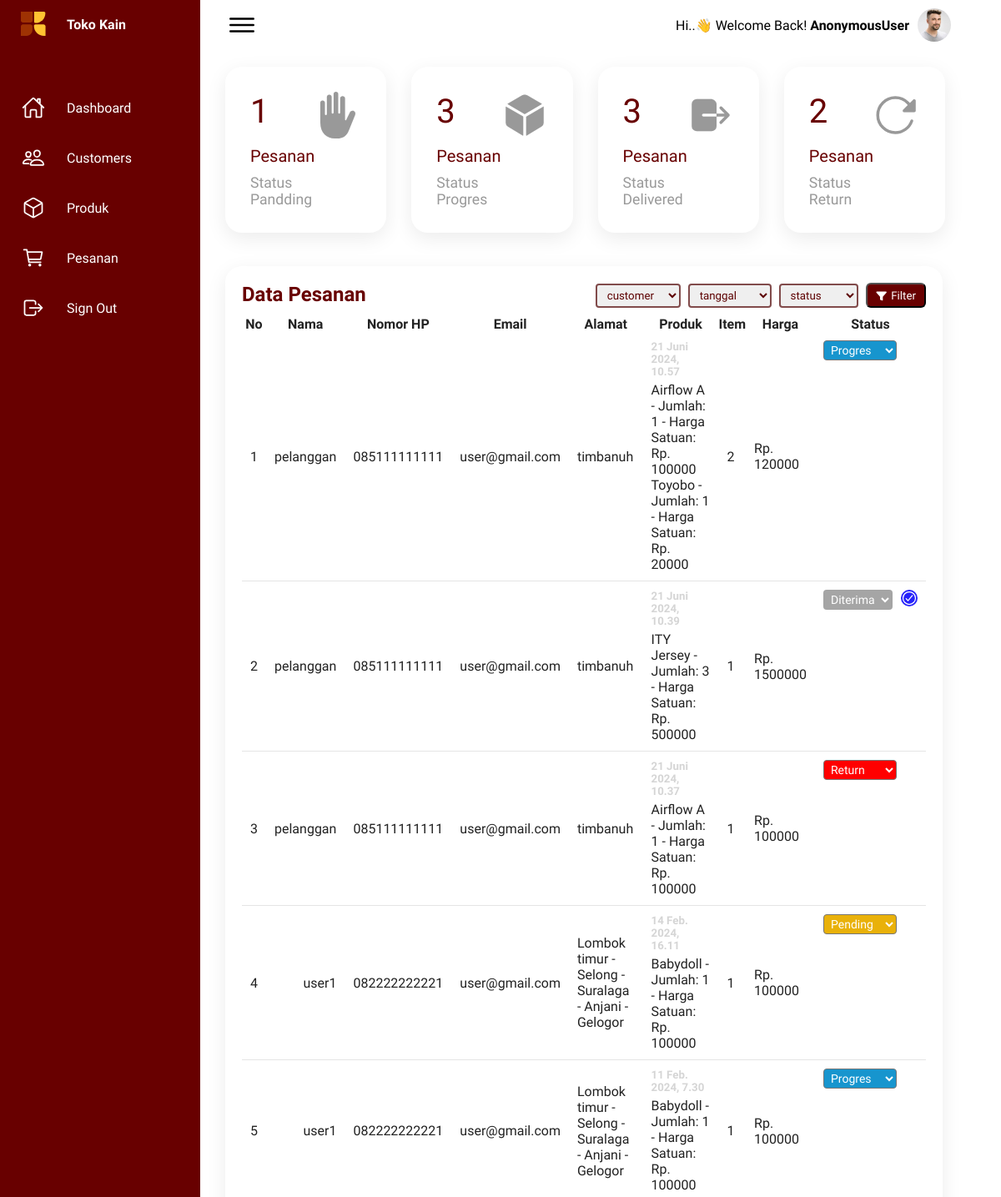
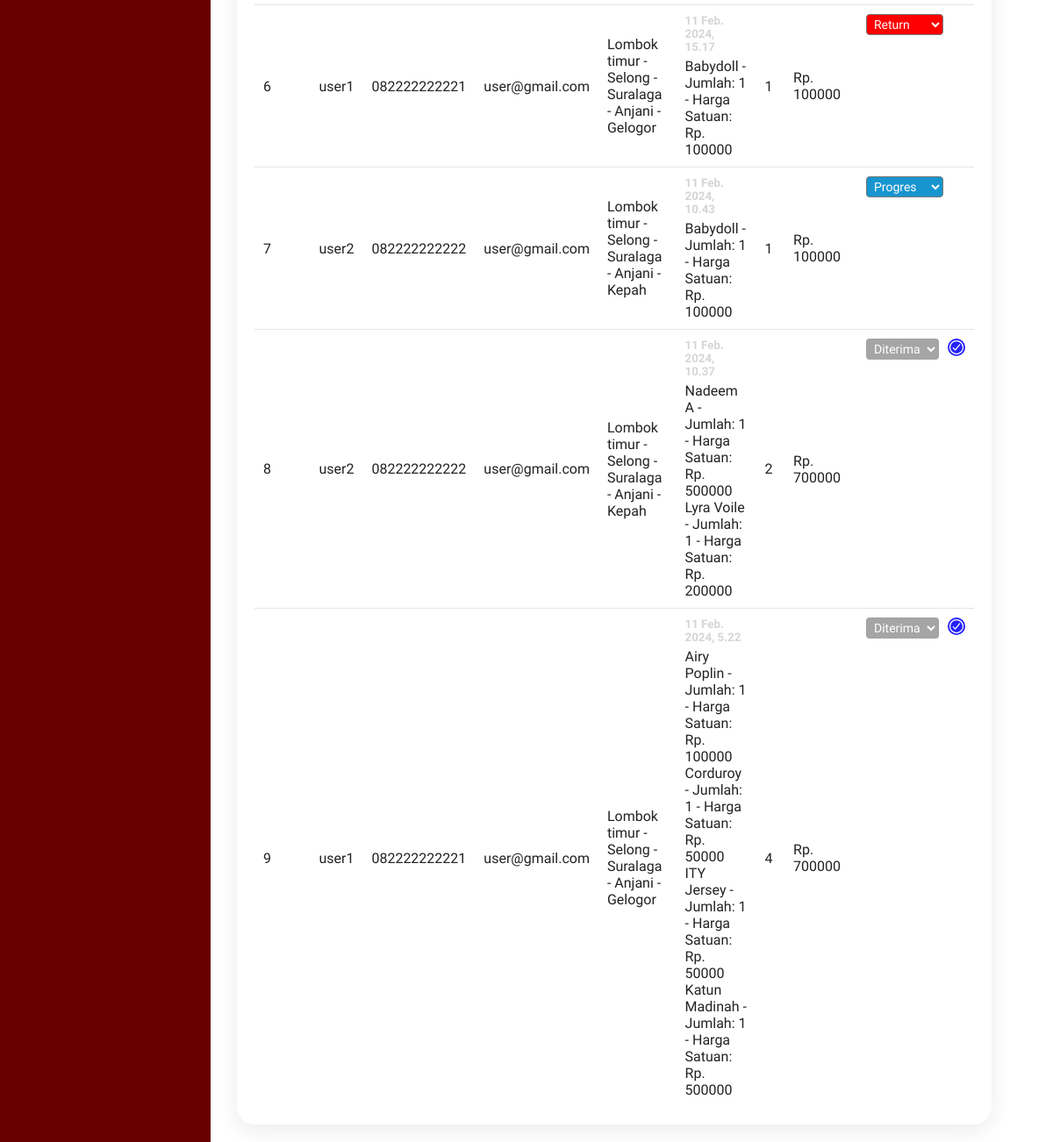
/pesanan/, run on the app's committed database (2 pictures, top to bottom).
### greenstore_app/models.py (models this page shows, shortened)
class Pesanan(models.Model):
    STATUS_CHOICES = [
        ('PENDING', 'Pending'),
        ('PROGRES', 'Progres'),
        ('DELIVERED', 'Delivered'),
        ('RETURN', 'Return'),
    ]
    nama_user = models.ForeignKey(CustomUser, on_delete=models.CASCADE)
    nomor_hp = models.CharField(max_length=20)
    email = models.EmailField()
    alamat = models.CharField(max_length=255)
    jumlah_items = models.PositiveIntegerField()
    total_harga = models.IntegerField()
    pesanan_detail = models.TextField()
    status = models.CharField(max_length=10, choices=STATUS_CHOICES, default='PENDING')
    created_at = models.DateTimeField(auto_now_add=True)
    updated_at = models.DateTimeField(auto_now=True)
    diterima = models.BooleanField(default=False)

class CustomUser(AbstractUser):
    nomor = models.CharField(max_length=20)
    alamat = models.CharField(max_length=255)

### greenstore_app/views.py (the view)
# urls.py: path('pesanan/', OrderListView.as_view(), name='pesanan'),
class OrderListView(View):
    template_name = 'dsh_pesanan.html'
    def get(self, request, *args, **kwargs):
        customer_id = request.GET.get('customer')
        date_filter = request.GET.get('date')
        status_filter = request.GET.get('status')
        customers = CustomUser.objects.all()
        status_options = Pesanan.STATUS_CHOICES
        orders = Pesanan.objects.all().order_by('-id')
        if customer_id:
            orders = orders.filter(nama_user_id=customer_id)
        if date_filter == 'today':
            today = datetime.now().date()
            orders = orders.filter(created_at__date=today)
        elif date_filter == 'week':
            week_ago = datetime.now().date() - timedelta(days=7)
            orders = orders.filter(created_at__date__gte=week_ago)
        elif date_filter == 'month':
            month_ago = datetime.now().date() - timedelta(days=30)
            orders = orders.filter(created_at__date__gte=month_ago)
        if status_filter:
            orders = orders.filter(status=status_filter)
        count_pandding = Pesanan.objects.filter(status='PENDING').count()
        count_progres = Pesanan.objects.filter(status='PROGRES').count()
        count_delivered = Pesanan.objects.filter(status='DELIVERED').count()
        count_return = Pesanan.objects.filter(status='RETURN').count()
        context = {
            'orders': orders,
            'customers': customers,
            'status_options': status_options,
            'count_pandding': count_pandding,
            'count_progres': count_progres,
            'count_delivered': count_delivered,
            'count_return': count_return
        }
        return render(request, self.template_name, context)

### templates/dsh_pesanan.html (shortened to what this page needs)
{% load static %}
<!DOCTYPE html>
<html lang="en">
<head>
    <link rel="stylesheet" href="{% static 'css/dashboard.css' %}">
</head>
<body>
    <div class="container">
        <div class="navigation">
            <ul>
                <li>
                    <a href="">
                        <span class="icon">
                            <img src="{% static 'img/logo.svg' %}" alt="Toko Kain" style="width: 30px;">
                        </span>
                        <span class="title" style="font-weight: bold;">Toko Kain</span>
                    </a>
                </li>
                <li>
                    <a href="{% url 'dashboard' %}">
                        <span class="icon">
                            <ion-icon name="home-outline"></ion-icon>
                        </span>
                        <span class="title">Dashboard</span>
                    </a>
                </li>
                <li>
                    <a href="{% url 'customor' %}">
                        <span class="icon">
                            <ion-icon name="people-outline"></ion-icon>
                        </span>
                        <span class="title">Customers</span>
                    </a>
                </li>
                <li>
                    <a href="{% url 'barang' %}">
                        <span class="icon">
                            <ion-icon name="cube-outline"></ion-icon>
                        </span>
                        <span class="title">Produk</span>
                    </a>
                </li>
                <li>
                    <a href="{% url 'pesanan' %}">
                        <span class="icon">
                            <ion-icon name="cart-outline"></ion-icon>
                        </span>
                        <span class="title">Pesanan</span>
                    </a>
                </li>
                <li>
                    <a href="#" id="signoutlink">
                        <span class="icon">
                            <ion-icon name="log-out-outline"></ion-icon>
                        </span>
                        <span class="title">Sign Out</span>
                    </a>
                </li>
            </ul>
        </div>
        <div class="main">
            <div class="topbar">
                <div class="toggle">
                    <ion-icon name="menu-outline"></ion-icon>
                </div>
                <div class="" style="display: flex; gap: 10px; align-items: center;">
                    <h4 style="text-transform: capitalize;"> <span style="font-weight: 200;">hi..👋 welcome back! </span> {{user}}</h4>
                    <div class="user">
                        <img src="{% static 'img/customer01.jpg' %}" alt="user">
                     </div>
                </div>
            </div>
            <div class="cardBox">
                <div class="card">
                    <div>
                        <div class="numbers">{{count_pandding}} <span style="font-size: 20px;">Pesanan</span></div>
                        <div class="cardName">Status Pandding</div>
                    </div>
                    <div class="iconBx">
                        <ion-icon name="hand-left"></ion-icon>
                    </div>
                </div>
                <div class="card">
                    <div>
                        <div class="numbers">{{count_progres}} <span style="font-size: 20px;">Pesanan</span></div>
                        <div class="cardName">Status Progres</div>
                    </div>
                    <div class="iconBx">
                        <ion-icon name="cube"></ion-icon>
                    </div>
                </div>
                <div class="card">
                    <div>
                        <div class="numbers">{{count_delivered}} <span style="font-size: 20px;">Pesanan</span></div>
                        <div class="cardName">Status Delivered</div>
                    </div>
                    <div class="iconBx">
                        <ion-icon name="log-out"></ion-icon>
                    </div>
                </div>
                <div class="card">
                    <div>
                        <div class="numbers">{{count_return}} <span style="font-size: 20px;">Pesanan</span></div>
                        <div class="cardName">Status Return</div>
                    </div>
                    <div class="iconBx">
                        <ion-icon name="reload"></ion-icon>
                    </div>
                </div>
            </div>
            <div class="details">
                <div class="recentOrders">
                    <div class="cardHeader">
                        <h2>Data Pesanan</h2>
                        <form method="get" action="">
                                <select name="customer" id="filter_pesanan">
                                    <option value="">customer</option>
                                </select>
                                <select name="date" id="filter_pesanan">
                                    <option value="">tanggal</option>
                                </select>
                                <select name="status" id="filter_pesanan">
                                    <option value="">status</option>
                                </select>
                                <button type="submit" class="btn"><ion-icon name="funnel" style="margin-right: 2px; transform: translateY(2.2px);"></ion-icon> Filter</button>
                        </form>
                    </div>
                    <table>
                        <thead>
                            <tr>
                                <th>No</th>
                                <th>Nama</th>
                                <th>Nomor HP</th>
                                <th>Email</th>
                                <th>Alamat</th>
                                <th>Produk</th>
                                <th>Item</th>
                                <th style="width: 10%;">Harga</th>
                                <th>Status</th>
                            </tr>
                        </thead>
                        <tbody>
                            {% for order in orders %}
                                <tr>
                                    <td>{{ forloop.counter }}</td>
                                    <td>{{ order.nama_user }}</td>
                                    <td>{{ order.nomor_hp }}</td>
                                    <td>{{ order.email }}</td>
                                    <td>{{ order.alamat }}</td>
                                    <td>
                                        {% if order.status == 'PANDDING' %}
                                        <h5 style="margin-bottom: 5px; color: rgb(213, 213, 213);">{{order.created_at}}</h5>
                                        {% else %}
                                        <h5 style="margin-bottom: 5px; color: rgb(213, 213, 213);">{{order.updated_at}}</h5>
                                        {% endif %}
                                        {{order.pesanan_detail}}
                                    </td>
                                    <td>{{ order.jumlah_items }}</td>
                                    <td>Rp. {{ order.total_harga }}</td>
                                    <td style="display: flex; gap: 10px;">
                                        {% if order.diterima == False %}
                                        <select name="status" class="status {{ order.status|lower }}" data-order-id="{{ order.id }}">
                                            {% for status_value, status_display in order.STATUS_CHOICES %}
                                                {% if order.status == status_value %}
                                                    <option value="{{ status_value }}" selected>{{ status_display }}</option>
                                                {% else %}
                                                    <option value="{{ status_value }}">{{ status_display }}</option>
                                                {% endif %}
                                            {% endfor %}
                                        </select>
                                        {% else %}
                                        <select disabled style="background-color: grey;" name="status" class="status {{ order.status|lower }}" data-order-id="{{ order.id }}">
                                            {% for status_value, status_display in order.STATUS_CHOICES %}
                                                {% if order.status == status_value %}
                                                    <option value="{{ status_value }}" selected> Diterima</option>
                                                {% else %}
                                                    <option value="{{ status_value }}">{{ status_display }}</option>
                                                {% endif %}
                                            {% endfor %}
                                        </select>
                                         <ion-icon name="checkmark-circle-outline" style="background-color: rgb(38, 34, 250); width: 20px; height: 20px; color: white; border-radius: 50px;"></ion-icon>
                                      {% endif %}
                                    </td>
                                </tr>
                            {% endfor %}
                        </tbody>
                    </table>
                </div>
            </div>
        </div>
    </div>
</body>
</html>

### static/css/dashboard.css (style rules this page uses)
* { font-family: "Ubuntu", sans-serif; margin: 0; padding: 0; box-sizing: border-box; }
:root { --satu: #FFC331; --dua: #ad0000; --blue: #680000; --white: #fff; --gray: #f5f5f5; --black1: #222; --black2: #999; --vs-primary: 29 92 255; }
body { min-height: 100vh; overflow-x: hidden; }
.container { position: relative; width: 100%; }
.navigation { position: fixed; width: 240px; height: 100%; background: var(--blue); border-left: 10px solid var(--blue); transition: 0.5s; overflow: hidden; }
.navigation ul { position: absolute; top: 0; left: 0; width: 100%; }
.navigation ul li { position: relative; width: 100%; list-style: none; border-top-left-radius: 30px; border-bottom-left-radius: 30px; }
.navigation ul li:nth-child(1) { margin-bottom: 40px; pointer-events: none; }
.navigation ul li a { position: relative; display: block; width: 100%; display: flex; text-decoration: none; color: var(--white); }
.navigation ul li a .icon { position: relative; display: block; min-width: 60px; height: 60px; line-height: 75px; text-align: center; }
.navigation ul li a .icon ion-icon { font-size: 1.75rem; }
.navigation ul li a .title { position: relative; display: block; padding: 0 10px; height: 60px; line-height: 60px; text-align: start; white-space: nowrap; }
.main { position: absolute; width: calc(100% - 300px); left: 250px; min-height: 100vh; background: var(--white); transition: 0.5s; }
.topbar { width: 100%; height: 60px; display: flex; justify-content: space-between; align-items: center; padding: 0 10px; }
.toggle { position: relative; width: 60px; height: 60px; display: flex; justify-content: center; align-items: center; font-size: 2.5rem; cursor: pointer; }
.user { position: relative; width: 40px; height: 40px; border-radius: 50%; overflow: hidden; cursor: pointer; }
.user img { position: absolute; top: 0; left: 0; width: 100%; height: 100%; object-fit: cover; }
.cardBox { position: relative; width: 100%; padding: 20px; display: grid; grid-template-columns: repeat(4, 1fr); grid-gap: 30px; }
.cardBox .card { position: relative; background: var(--white); padding: 30px; border-radius: 20px; display: flex; justify-content: space-between; cursor: pointer; box-shadow: 0 7px 25px rgba(0, 0, 0, 0.08); }
.cardBox .card .numbers { position: relative; font-weight: 500; font-size: 2.5rem; color: var(--blue); }
.cardBox .card .cardName { color: var(--black2); font-size: 1.1rem; margin-top: 5px; }
.cardBox .card .iconBx { font-size: 3.5rem; color: var(--black2); }
.details { position: relative; width: 100%; padding: 20px; display: grid; grid-template-columns: 1fr; grid-gap: 30px; }
.details .recentOrders { position: relative; min-height: 500px; background: var(--white); padding: 20px; box-shadow: 0 7px 25px rgba(0, 0, 0, 0.08); border-radius: 20px; }
.details .cardHeader { display: flex; justify-content: space-between; align-items: flex-start; }
.cardHeader h2 { font-weight: 600; color: var(--blue); }
.cardHeader .btn { position: relative; padding: 5px 10px; background: var(--blue); text-decoration: none; color: var(--white); border-radius: 6px; }
.details table { width: 100%; border-collapse: collapse; margin-top: 10px; }
.details .recentOrders table tr { color: var(--black1); border-bottom: 1px solid rgba(0, 0, 0, 0.1); }
.details .recentOrders table tr:last-child { border-bottom: none; }
.details .recentOrders table tr td { padding: 10px; }
.details .recentOrders table tr td:last-child { text-align: end; }
.details .recentOrders table tr td:nth-child(2) { text-align: end; }
.details .recentOrders table tr td:nth-child(3) { text-align: center; }
.status.delivered { padding: 2px 4px; background: #8de02c; color: var(--white); border-radius: 4px; font-size: 14px; font-weight: 500; }
.status.pending { padding: 2px 4px; background: #e9b10a; color: var(--white); border-radius: 4px; font-size: 14px; font-weight: 500; }
.status.return { padding: 2px 4px; background: #f00; color: var(--white); border-radius: 4px; font-size: 14px; font-weight: 500; }
.status.progres { padding: 2px 4px; background: #1795ce; color: var(--white); border-radius: 4px; font-size: 14px; font-weight: 500; }

### templates/dsh_pesanan.html (style rules this page uses)
#filter_pesanan { padding: 4px 8px; margin-right: 5px; color: rgb(93, 2, 2); border: 2px solid rgb(129, 75, 75); border-radius: 4px; }

### data on the page
Pesanan: nama_user "pelanggan", nomor_hp "085111111111", email "user@gmail.com", alamat "timbanuh", updated_at "21 Juni 2024, 10.57", pesanan_detail "Airflow A - Jumlah: 1 - Harga Satuan: Rp. 100000 Toyobo - Jumlah: 1 - Harga Satuan: Rp. 20000", jumlah_items "2", total_harga "120000", status "Progres"
Pesanan: nama_user "pelanggan", nomor_hp "085111111111", email "user@gmail.com", alamat "timbanuh", updated_at "21 Juni 2024, 10.39", pesanan_detail "ITY Jersey - Jumlah: 3 - Harga Satuan: Rp. 500000", jumlah_items "1", total_harga "1500000", status "Diterima"
Pesanan: nama_user "pelanggan", nomor_hp "085111111111", email "user@gmail.com", alamat "timbanuh", updated_at "21 Juni 2024, 10.37", pesanan_detail "Airflow A - Jumlah: 1 - Harga Satuan: Rp. 100000", jumlah_items "1", total_harga "100000", status "Return"
Pesanan: nama_user "user1", nomor_hp "082222222221", email "user@gmail.com", alamat "Lombok timur - Selong - Suralaga - Anjani - Gelogor", updated_at "14 Feb. 2024, 16.11", pesanan_detail "Babydoll - Jumlah: 1 - Harga Satuan: Rp. 100000", jumlah_items "1", total_harga "100000", status "Pending"
Pesanan: nama_user "user1", nomor_hp "082222222221", email "user@gmail.com", alamat "Lombok timur - Selong - Suralaga - Anjani - Gelogor", updated_at "11 Feb. 2024, 7.30", pesanan_detail "Babydoll - Jumlah: 1 - Harga Satuan: Rp. 100000", jumlah_items "1", total_harga "100000", status "Progres"
Pesanan: nama_user "user1", nomor_hp "082222222221", email "user@gmail.com", alamat "Lombok timur - Selong - Suralaga - Anjani - Gelogor", updated_at "11 Feb. 2024, 15.17", pesanan_detail "Babydoll - Jumlah: 1 - Harga Satuan: Rp. 100000", jumlah_items "1", total_harga "100000", status "Return"
Pesanan: nama_user "user2", nomor_hp "082222222222", email "user@gmail.com", alamat "Lombok timur - Selong - Suralaga - Anjani - Kepah", updated_at "11 Feb. 2024, 10.43", pesanan_detail "Babydoll - Jumlah: 1 - Harga Satuan: Rp. 100000", jumlah_items "1", total_harga "100000", status "Progres"
Pesanan: nama_user "user2", nomor_hp "082222222222", email "user@gmail.com", alamat "Lombok timur - Selong - Suralaga - Anjani - Kepah", updated_at "11 Feb. 2024, 10.37", pesanan_detail "Nadeem A - Jumlah: 1 - Harga Satuan: Rp. 500000 Lyra Voile - Jumlah: 1 - Harga Satuan: Rp. 200000", jumlah_items "2", total_harga "700000", status "Diterima"
Pesanan: nama_user "user1", nomor_hp "082222222221", email "user@gmail.com", alamat "Lombok timur - Selong - Suralaga - Anjani - Gelogor", updated_at "11 Feb. 2024, 5.22", pesanan_detail "Airy Poplin - Jumlah: 1 - Harga Satuan: Rp. 100000 Corduroy - Jumlah: 1 - Harga Satuan: Rp. 50000 ITY Jersey - Jumlah: 1 - Harga Satuan: Rp. 50000 Katun Madinah - Jumlah: 1 - Harga Satuan: Rp. 500000", jumlah_items "4", total_harga "700000", status "Diterima"

### other printed values
{{ user }} "AnonymousUser"
{{ count_pandding }} "1"
{{ count_progres }} "3"
{{ count_delivered }} "3"
{{ count_return }} "2"
